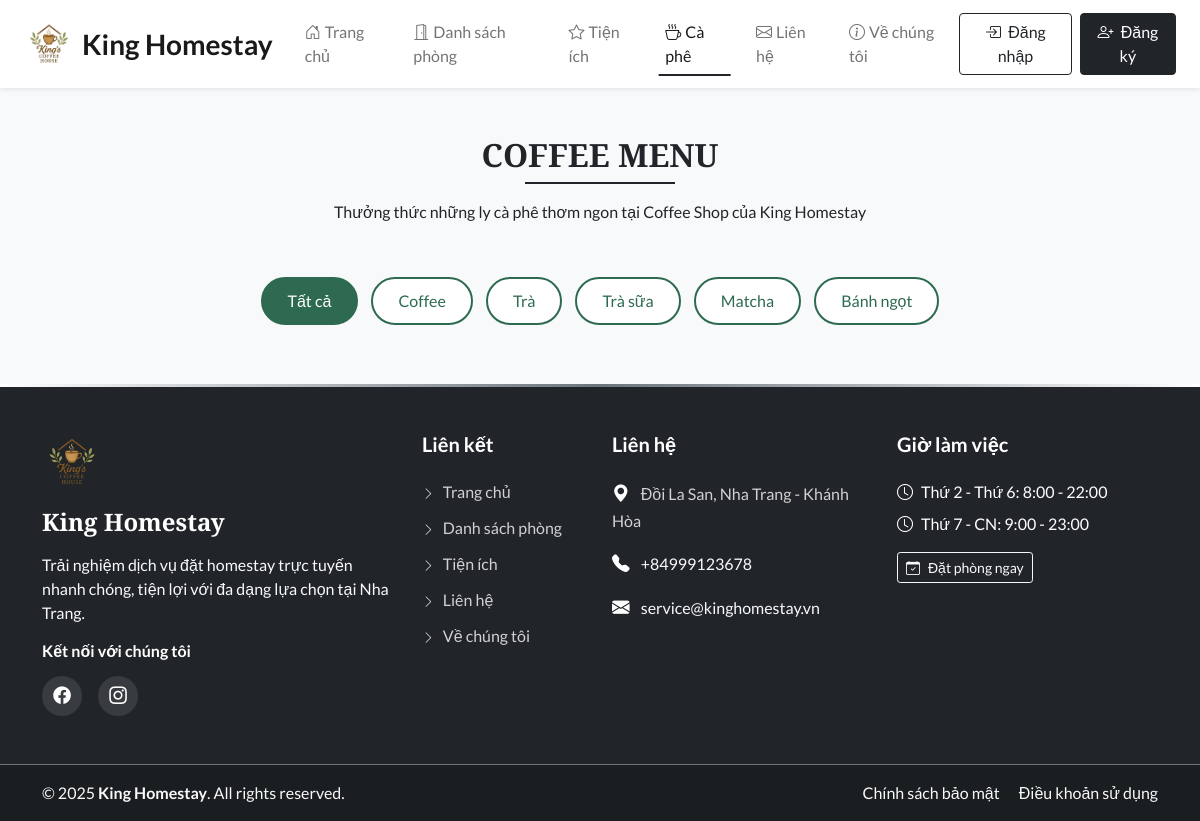
/coffee.php, run on an earlier commit of the app's database.
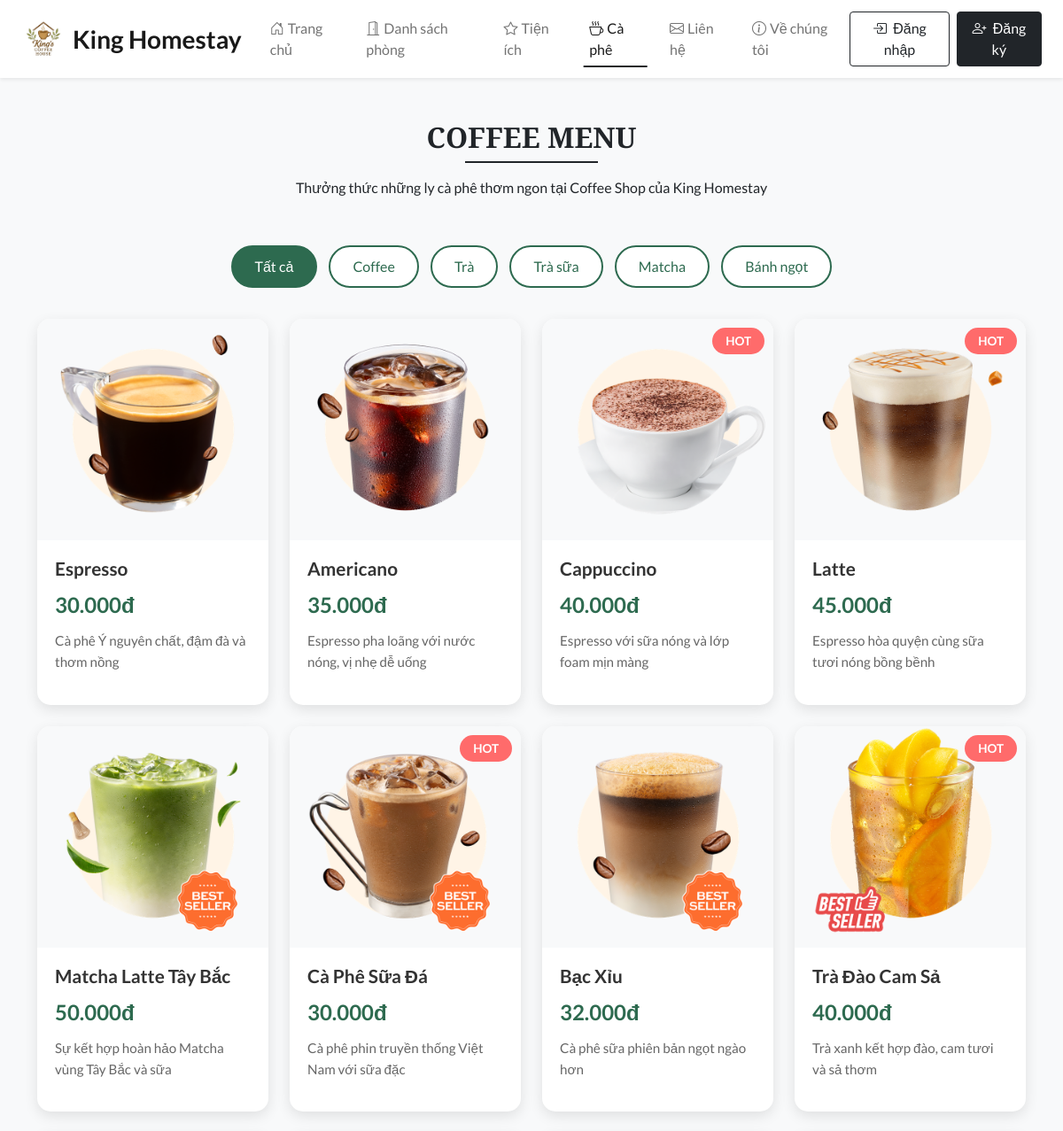
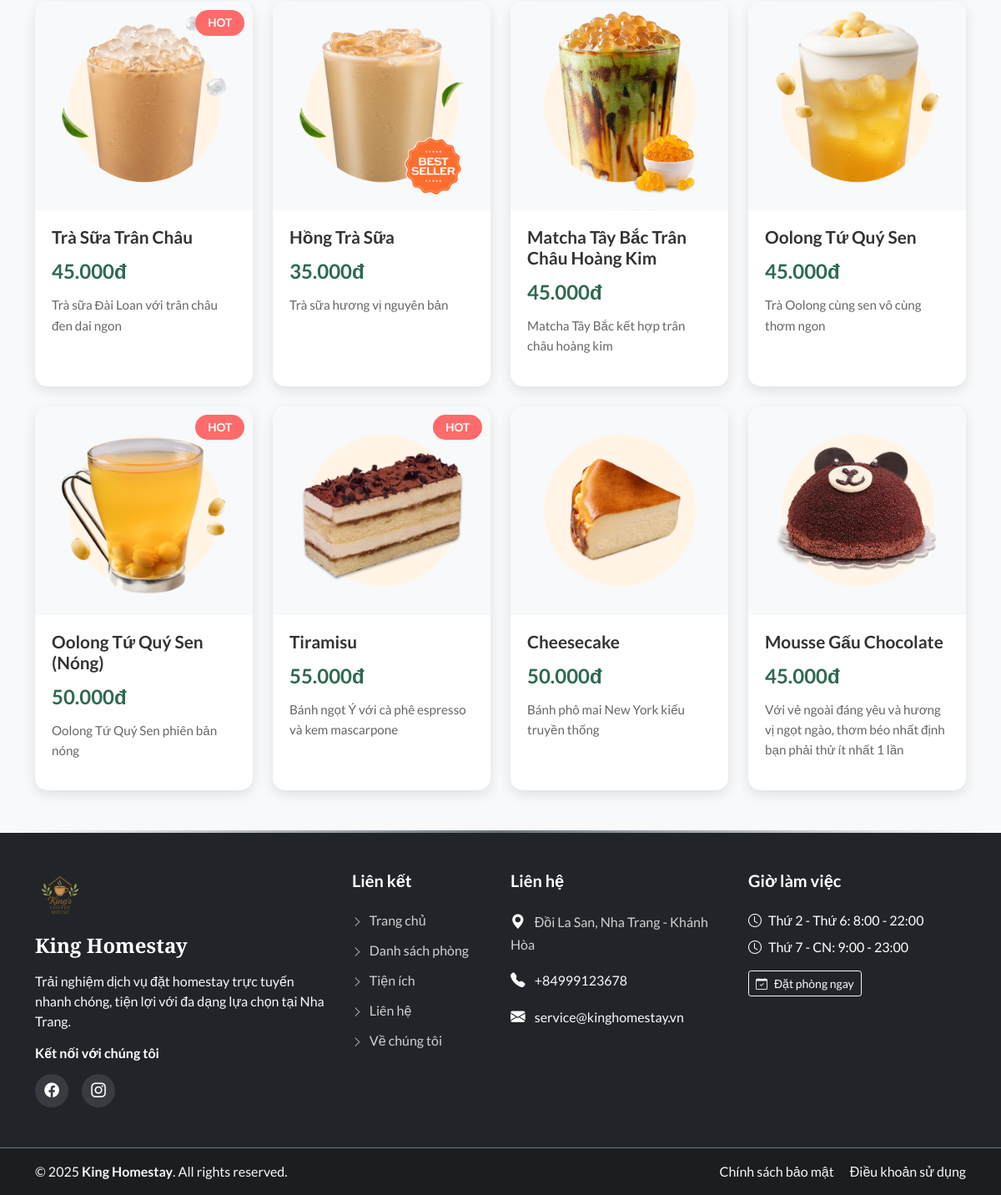
And on a later commit of the database (2 pictures, top to bottom).
### tables this page shows
CREATE TABLE `settings` (
  `sr_no` int(11) NOT NULL,
  `site_title` varchar(50) NOT NULL,
  `site_about` varchar(250) NOT NULL,
  `shutdown` tinyint(1) NOT NULL
);

CREATE TABLE `contact_details` (
  `sr_no` int(11) NOT NULL,
  `address` varchar(50) NOT NULL,
  `gmap` varchar(100) NOT NULL,
  `pn1` bigint(20) NOT NULL,
  `email` varchar(100) NOT NULL,
  `fb` varchar(100) NOT NULL,
  `insta` varchar(100) NOT NULL,
  `tw` varchar(100) NOT NULL,
  `iframe` varchar(300) NOT NULL
);

CREATE TABLE `coffee` (
  `id` int(11) NOT NULL,
  `name` varchar(150) NOT NULL,
  `category` varchar(50) NOT NULL,
  `price` int(11) NOT NULL,
  `description` text DEFAULT NULL,
  `image` varchar(150) NOT NULL,
  `is_special` tinyint(1) NOT NULL DEFAULT 0,
  `display_order` int(11) NOT NULL DEFAULT 0,
  `status` tinyint(1) NOT NULL DEFAULT 1
);

### admin/inc/db_config.php (called while the page is built, shortened)
<?php
  function select($sql, $values, $datatypes) {
    $con = $GLOBALS['con'];
    if($stmt = mysqli_prepare($con, $sql)){
      mysqli_stmt_bind_param($stmt, $datatypes, ...$values);
      if(mysqli_stmt_execute($stmt)){
        $res = mysqli_stmt_get_result($stmt);
        return $res;
      }
      else{
        mysqli_stmt_close($stmt);
        die("Query cannot be executed - Execute");
      }
    }
    else{
      die("Query cannot be executed - Select");
    }
  }
?>

### coffee.php (the view, shortened to what this page needs)
<!DOCTYPE html>
<html lang="en">
<head>
  <?php require('inc/links.php'); ?>
</head>
<body class="bg-light">
  <?php require('inc/header.php'); ?>
  <div class="my-5 px-4">
    <h2 class="fw-bold h-font text-center">COFFEE MENU</h2>
    <div class="h-line bg-dark"></div>
    <p class="text-center mt-3">
      Thưởng thức những ly cà phê thơm ngon tại Coffee Shop của King Homestay
    </p>
  </div>
  <div class="container">
    <div class="category-filter text-center">
      <button class="category-btn active" onclick="filterCategory('all')">Tất cả</button>
      <button class="category-btn" onclick="filterCategory('coffee')">Coffee</button>
      <button class="category-btn" onclick="filterCategory('tea')">Trà</button>
      <button class="category-btn" onclick="filterCategory('milk tea')">Trà sữa</button>
      <button class="category-btn" onclick="filterCategory('matcha')">Matcha</button>
      <button class="category-btn" onclick="filterCategory('dessert')">Bánh ngọt</button>
    </div>
    <div class="row g-4 mb-5" id="coffee-menu">
      <?php
        $coffee_q = mysqli_query($con, "SELECT * FROM coffee WHERE status=1 ORDER BY display_order");
        while($coffee = mysqli_fetch_assoc($coffee_q))
        {
          $special_badge = $coffee['is_special'] ? '<div class="special-badge">HOT</div>' : '';
          $price_formatted = number_format($coffee['price'], 0, ',', '.') . 'đ';
          echo <<<menu
            <div class="col-lg-3 col-md-4 col-sm-6 coffee-item" data-category="{$coffee['category']}">
              <div class="coffee-card position-relative">
                $special_badge
                <img src="images/coffee/{$coffee['image']}" class="coffee-img" alt="{$coffee['name']}">
                <div class="coffee-body">
                  <h5 class="coffee-name">{$coffee['name']}</h5>
                  <div class="coffee-price">$price_formatted</div>
                  <p class="coffee-desc">{$coffee['description']}</p>
                </div>
              </div>
            </div>
          menu;
        }
      ?>
    </div>
  </div>
  <?php require('inc/footer.php'); ?>
</body>
</html>

### inc/links.php (shortened to what this page needs)
<link href="https://cdn.jsdelivr.net/npm/bootstrap@5.0.2/dist/css/bootstrap.min.css" rel="stylesheet">
<link rel="stylesheet" href="https://cdn.jsdelivr.net/npm/bootstrap-icons@1.9.1/font/bootstrap-icons.css">
<link rel="stylesheet" href="css/common.css">
<?php
require('admin/inc/db_config.php');
$contact_q = "SELECT * FROM `contact_details` WHERE `sr_no`=?";
$settings_q = "SELECT * FROM `settings` WHERE `sr_no`=?";
$values = [1];
$contact_r = mysqli_fetch_assoc(select($contact_q,$values,'i'));
$settings_r = mysqli_fetch_assoc(select($settings_q,$values,'i'));
?>

### inc/header.php (shortened to what this page needs)
<nav id="nav-bar" class="navbar navbar-expand-lg navbar-light bg-white shadow-sm sticky-top">
  <div class="container-fluid px-lg-4">
    <a class="navbar-brand d-flex align-items-center fw-bold fs-3 h-font order-lg-1" href="index.php">
      <img src="images/logohm.png" alt="Logo" width="50" height="50" class="me-2">
      <span class="d-none d-lg-inline"><?php echo $settings_r['site_title'] ?></span>
    </a>
    <div class="d-flex align-items-center order-lg-3 ms-auto">
      <?php
        if(isset($_SESSION['login']) && $_SESSION['login']==true)
        {
          $path = USERS_IMG_PATH;
          echo<<<data
            <div class="dropdown">
              <button class="btn btn-light shadow-none d-flex align-items-center dropdown-toggle" type="button" data-bs-toggle="dropdown" aria-expanded="false">
                <img src="$path$_SESSION[uPic]" style="width: 35px; height: 35px;" class="rounded-circle me-2">
                <span class="d-none d-md-inline">$_SESSION[uName]</span>
              </button>
              <ul class="dropdown-menu dropdown-menu-end shadow">
                <li><a class="dropdown-item" href="profile.php"><i class="bi bi-person me-2"></i>Hồ sơ cá nhân</a></li>
                <li><a class="dropdown-item" href="bookings.php"><i class="bi bi-calendar-check me-2"></i>Lịch sử đặt phòng</a></li>
                <li><hr class="dropdown-divider"></li>
                <li><a class="dropdown-item text-danger" href="logout.php"><i class="bi bi-box-arrow-right me-2"></i>Đăng xuất</a></li>
              </ul>
            </div>
          data;
        }
        else
        {
          echo<<<data
            <button type="button" class="btn btn-outline-dark shadow-none me-2" data-bs-toggle="modal" data-bs-target="#loginModal">
              <i class="bi bi-box-arrow-in-right me-1"></i>
              <span class="d-none d-sm-inline">Đăng nhập</span>
            </button>
            <button type="button" class="btn btn-dark shadow-none" data-bs-toggle="modal" data-bs-target="#registerModal">
              <i class="bi bi-person-plus me-1"></i>
              <span class="d-none d-sm-inline">Đăng ký</span>
            </button>
          data;
        }
      ?>
    </div>
    <div class="collapse navbar-collapse order-lg-2" id="navbarSupportedContent">
      <ul class="navbar-nav me-auto mb-2 mb-lg-0">
        <li class="nav-item">
          <a class="nav-link px-3" href="index.php">
            <i class="bi bi-house-door me-1"></i>Trang chủ
          </a>
        </li>
        <li class="nav-item">
          <a class="nav-link px-3" href="rooms.php">
            <i class="bi bi-door-open me-1"></i>Danh sách phòng
          </a>
        </li>
        <li class="nav-item">
          <a class="nav-link px-3" href="facilities.php">
            <i class="bi bi-star me-1"></i>Tiện ích
          </a>
        </li>
        <li class="nav-item">
          <a class="nav-link px-3" href="coffee.php">
            <i class="bi bi-cup-hot me-1"></i>Cà phê
          </a>
        </li>
        <li class="nav-item">
          <a class="nav-link px-3" href="contact.php">
            <i class="bi bi-envelope me-1"></i>Liên hệ
          </a>
        </li>
        <li class="nav-item">
          <a class="nav-link px-3" href="about.php">
            <i class="bi bi-info-circle me-1"></i>Về chúng tôi
          </a>
        </li>
      </ul>
    </div>
  </div>
</nav>

### inc/footer.php (shortened to what this page needs)
<footer class="footer-section bg-dark text-white">
  <div class="container py-5">
    <div class="row g-4">
      <div class="col-lg-4 col-md-6">
        <div class="footer-brand mb-3">
          <img src="images/logohm.png" alt="Logo" width="60" height="60" class="mb-3">
          <h3 class="h-font fw-bold fs-4 text-white"><?php echo $settings_r['site_title'] ?></h3>
        </div>
        <p class="text-light mb-3">
          <?php echo $settings_r['site_about'] ?>
        </p>
        <div class="social-links">
          <h6 class="fw-bold mb-3">Kết nối với chúng tôi</h6>
          <div class="d-flex gap-3">
            <a href="<?php echo $contact_r['fb'] ?>" class="social-icon" target="_blank" rel="noopener">
              <i class="bi bi-facebook"></i>
            </a>
            <a href="<?php echo $contact_r['insta'] ?>" class="social-icon" target="_blank" rel="noopener">
              <i class="bi bi-instagram"></i>
            </a>
          </div>
        </div>
      </div>
      <div class="col-lg-2 col-md-6">
        <h5 class="fw-bold mb-4 text-white">Liên kết</h5>
        <ul class="footer-links list-unstyled">
          <li><a href="index.php"><i class="bi bi-chevron-right me-2"></i>Trang chủ</a></li>
          <li><a href="rooms.php"><i class="bi bi-chevron-right me-2"></i>Danh sách phòng</a></li>
          <li><a href="facilities.php"><i class="bi bi-chevron-right me-2"></i>Tiện ích</a></li>
          <li><a href="contact.php"><i class="bi bi-chevron-right me-2"></i>Liên hệ</a></li>
          <li><a href="about.php"><i class="bi bi-chevron-right me-2"></i>Về chúng tôi</a></li>
        </ul>
      </div>
      <div class="col-lg-3 col-md-6">
        <h5 class="fw-bold mb-4 text-white">Liên hệ</h5>
        <ul class="list-unstyled contact-info">
          <li class="mb-3">
            <i class="bi bi-geo-alt-fill me-2"></i>
            <span><?php echo $contact_r['address'] ?? 'Địa chỉ homestay' ?></span>
          </li>
          <li class="mb-3">
            <i class="bi bi-telephone-fill me-2"></i>
            <a href="tel:<?php echo $contact_r['pn1'] ?? '' ?>" class="text-light text-decoration-none">
              +<?php echo $contact_r['pn1'] ?? 'Số điện thoại' ?>
            </a>
          </li>
          <li class="mb-3">
            <i class="bi bi-envelope-fill me-2"></i>
            <a href="mailto:<?php echo $contact_r['email'] ?? '' ?>" class="text-light text-decoration-none">
              <?php echo $contact_r['email'] ?? 'Email liên hệ' ?>
            </a>
          </li>
        </ul>
      </div>
      <div class="col-lg-3 col-md-6">
        <h5 class="fw-bold mb-4 text-white">Giờ làm việc</h5>
        <ul class="list-unstyled">
          <li class="mb-2"><i class="bi bi-clock me-2"></i>Thứ 2 - Thứ 6: 8:00 - 22:00</li>
          <li class="mb-2"><i class="bi bi-clock me-2"></i>Thứ 7 - CN: 9:00 - 23:00</li>
          <li class="mt-3">
            <a href="rooms.php" class="btn btn-outline-light btn-sm">
              <i class="bi bi-calendar-check me-2"></i>Đặt phòng ngay
            </a>
          </li>
        </ul>
      </div>
    </div>
  </div>
  <div class="footer-bottom py-3 border-top border-secondary">
    <div class="container">
      <div class="row align-items-center">
        <div class="col-md-6 text-center text-md-start mb-2 mb-md-0">
          <p class="mb-0 text-light">
            © <?php echo date("Y"); ?> <strong><?php echo $settings_r['site_title'] ?></strong>. All rights reserved.
          </p>
        </div>
        <div class="col-md-6 text-center text-md-end">
          <p class="mb-0 text-light">
            <a href="#" class="text-light text-decoration-none me-3">Chính sách bảo mật</a>
            <a href="#" class="text-light text-decoration-none">Điều khoản sử dụng</a>
          </p>
        </div>
      </div>
    </div>
  </div>
</footer>

### css/common.css (style rules this page uses)
:root { --teal: #2D6A4F; --teal_hover: #2D6A4F; }
* { font-family: 'Lato', sans-serif; }
.h-font { font-family: 'Merriweather', serif; }
.h-line { width: 150px; margin: 0 auto; height: 1.7px; }

### coffee.php (style rules this page uses)
.coffee-card { background: white; border-radius: 15px; overflow: hidden; box-shadow: 0 5px 15px rgba(0,0,0,0.1); transition: transform 0.3s ease, box-shadow 0.3s ease; height: 100%; }
.coffee-img { width: 100%; height: 250px; object-fit: contain; object-position: center; background: #f8f9fa; }
.coffee-body { padding: 20px; }
.coffee-name { font-size: 1.3rem; font-weight: bold; color: #333; margin-bottom: 10px; }
.coffee-price { font-size: 1.5rem; color: var(--teal); font-weight: bold; margin-bottom: 10px; }
.coffee-desc { color: #666; font-size: 0.95rem; line-height: 1.6; }
.special-badge { position: absolute; top: 10px; right: 10px; background: #ff6b6b; color: white; padding: 5px 15px; border-radius: 20px; font-weight: bold; font-size: 0.85rem; }
.category-filter { margin-bottom: 30px; }
.category-btn { margin: 5px; padding: 10px 25px; border: 2px solid var(--teal); background: white; color: var(--teal); border-radius: 25px; cursor: pointer; transition: all 0.3s ease; }
.category-btn:hover, .category-btn.active { background: var(--teal); color: white; }

### inc/header.php (style rules this page uses)
#nav-bar { padding: 0.75rem 0; transition: all 0.3s ease; }
.navbar-brand { font-size: 1.5rem; transition: transform 0.3s ease; }
.nav-link { font-weight: 500; position: relative; transition: color 0.3s ease; }
.nav-link::after { content: ''; position: absolute; bottom: 0; left: 50%; width: 0; height: 2px; background-color: #212529; transition: all 0.3s ease; transform: translateX(-50%); }
.nav-link:hover::after, .nav-link.active::after { width: 80%; }

### inc/footer.php (style rules this page uses)
.footer-section { position: relative; overflow: hidden; }
.footer-section::before { content: ''; position: absolute; top: 0; left: 0; right: 0; height: 3px; background: linear-gradient(90deg, #fff, #6c757d, #fff); }
.footer-brand h3 { margin-bottom: 0; }
.social-icon { width: 40px; height: 40px; display: inline-flex; align-items: center; justify-content: center; background-color: rgba(255, 255, 255, 0.1); color: #fff; border-radius: 50%; text-decoration: none; transition: all 0.3s ease; font-size: 1.1rem; }
.footer-links li { margin-bottom: 0.75rem; }
.footer-links a { color: #d1d1d1; text-decoration: none; transition: all 0.3s ease; display: inline-block; }
.footer-links i { font-size: 0.8rem; transition: transform 0.3s ease; }
.contact-info li { color: #d1d1d1; line-height: 1.6; }
.contact-info i { color: #fff; font-size: 1.1rem; }
.footer-bottom { background-color: rgba(0, 0, 0, 0.2); }

What changed in the data, as far as the page shows it:
added coffee: image (picture), name "Espresso", price "30.000đ", description "Cà phê Ý nguyên chất, đậm đà và thơm nồng"
added coffee: image (picture), name "Americano", price "35.000đ", description "Espresso pha loãng với nước nóng, vị nhẹ dễ uống"
added coffee: is_special "HOT", image (picture), name "Cappuccino", price "40.000đ", description "Espresso với sữa nóng và lớp foam mịn màng"
added coffee: is_special "HOT", image (picture), name "Latte", price "45.000đ", description "Espresso hòa quyện cùng sữa tươi nóng bồng bềnh"
added coffee: image (picture), name "Matcha Latte Tây Bắc", price "50.000đ", description "Sự kết hợp hoàn hảo Matcha vùng Tây Bắc và sữa"
added coffee: is_special "HOT", image (picture), name "Cà Phê Sữa Đá", price "30.000đ", description "Cà phê phin truyền thống Việt Nam với sữa đặc"
added coffee: image (picture), name "Bạc Xỉu", price "32.000đ", description "Cà phê sữa phiên bản ngọt ngào hơn"
added coffee: is_special "HOT", image (picture), name "Trà Đào Cam Sả", price "40.000đ", description "Trà xanh kết hợp đào, cam tươi và sả thơm"
added coffee: is_special "HOT", image (picture), name "Trà Sữa Trân Châu", price "45.000đ", description "Trà sữa Đài Loan với trân châu đen dai ngon"
added coffee: image (picture), name "Hồng Trà Sữa", price "35.000đ", description "Trà sữa hương vị nguyên bản"
added coffee: image (picture), name "Matcha Tây Bắc Trân Châu Hoàng Kim", price "45.000đ", description "Matcha Tây Bắc kết hợp trân châu hoàng kim"
added coffee: image (picture), name "Oolong Tứ Quý Sen", price "45.000đ", description "Trà Oolong cùng sen vô cùng thơm ngon"
added coffee: is_special "HOT", image (picture), name "Oolong Tứ Quý Sen (Nóng)", price "50.000đ", description "Oolong Tứ Quý Sen phiên bản nóng"
added coffee: is_special "HOT", image (picture), name "Tiramisu", price "55.000đ", description "Bánh ngọt Ý với cà phê espresso và kem mascarpone"
added coffee: image (picture), name "Cheesecake", price "50.000đ", description "Bánh phô mai New York kiểu truyền thống"
added coffee: image (picture), name "Mousse Gấu Chocolate", price "45.000đ", description "Với vẻ ngoài đáng yêu và hương vị ngọt ngào, thơm béo nhất định bạn phải thử ít nhất 1 lần"
